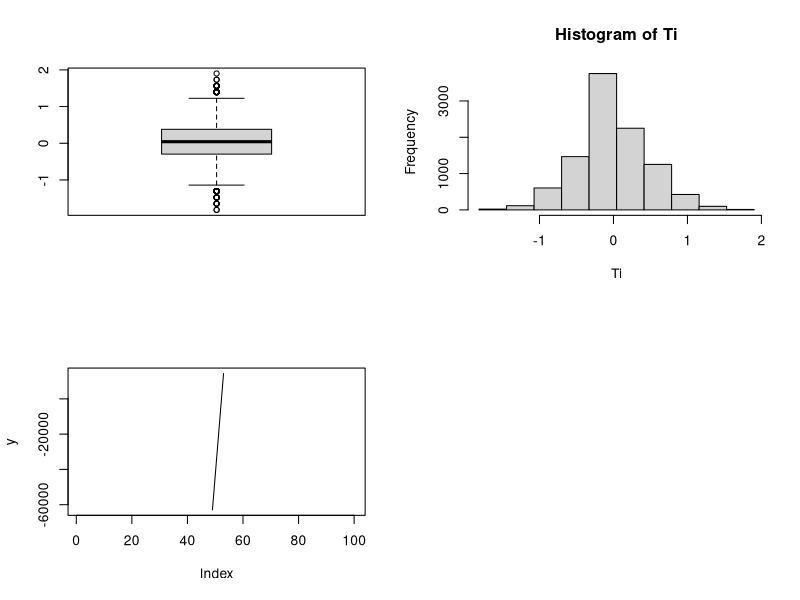

This chart was generated by the following R code:
set.seed(12345)
A=seq(1:10000)
V=c()
p=c()
count1=c()
Ti=c()
for(i in A){
  x=rbinom(n=35, size= 1, prob =.45)
  V=append(V,sum(x))
  
}
for(i in V){
  b=(35^.5*((i/35)-.45))
  Ti=append(Ti,b)
}
par(mfrow=c(2,2))
boxplot(Ti)
hist(Ti,breaks = seq(min(Ti),max(Ti),length=11))

y=c()
p=seq(0,1,0.01)
for(i in 1:100)
{
  a=log(10)
  for(j in 1:1000)
  {
    a=a+log((p[i]^A[j])*((1-p[i])^(35-A[j])))
  }
  y[i]=a
}
plot(y,type="l")
for(i in 1:100)
{
  if(max(y)==y[i])
  {
    print(p[i])
  }
}
